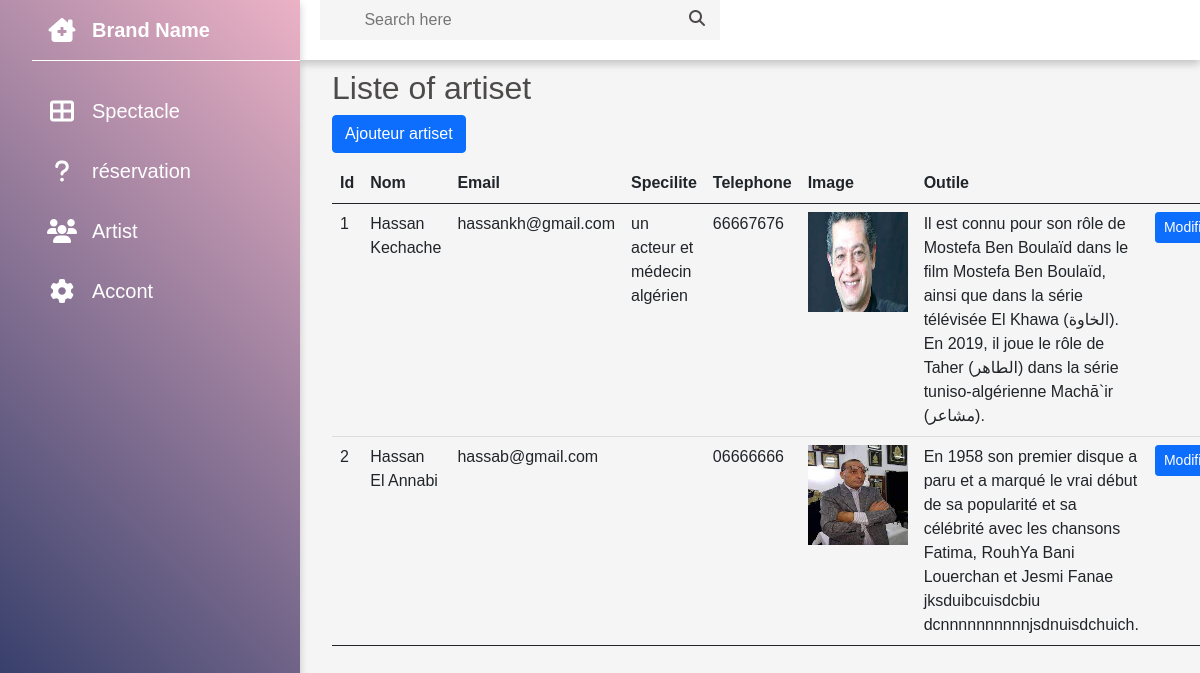
Screenshot of /artist.php with the database file from the repository.
### tables this page shows
CREATE TABLE `artiset` (
  `id` int(11) NOT NULL,
  `name` varchar(44) NOT NULL,
  `email` varchar(66) NOT NULL,
  `birthday` varchar(255) NOT NULL,
  `phone` varchar(22) NOT NULL,
  `photo` varchar(255) NOT NULL,
  `outile` varchar(255) NOT NULL
);

### artist.php (the view, shortened to what this page needs)
<!DOCTYPE html>
<html lang="en">
<head>
    <link rel="stylesheet" href="adm.css">
    <link href="https://cdn.jsdelivr.net/npm/bootstrap@5.0.2/dist/css/bootstrap.min.css" rel="stylesheet">
    <link rel="stylesheet" href="https://cdnjs.cloudflare.com/ajax/libs/font-awesome/6.4.0/css/all.min.css">
</head>
<body>
    <div class="containerr">
        <div class="sidebar">
            <ul>
                <li>
                <a href="#">
                 <i class="fas fa-clinic-medical"></i>
                 <div class="title">Brand Name</div>
            </a>
            </li>
            <li>
                <a href="admiin.php">
                 <i class="fas fa-th-large"></i>
                 <div class="title">Spectacle</div>
            </a>
            </li>
            <li>
                <a href="adminrsrv.php">
                 <i class="fas fa-question"></i>
                 <div class="title">réservation</div>
            </a>
            </li>
            <li>
                <a href="artist.php">
                 <i class="fas fa-users"></i>
                 <div class="title">Artist</div>
            </a>
            </li>
            <li>
                <a href="#">
                 <i class="fas fa-cog"></i>
                 <div class="title">Accont</div>
            </a>
            </li>
            </ul>
        </div>
        <div class="main mt-8">
        <div class="top-bar">
                <div class="search">
                    <input type="text" name="search" placeholder=" Search here">
                    <label for="search"><i class="fas fa-search"></i></label>
                </div>
        <div class="container ">
        <h2>Liste of artiset </h2>
        <a class="btn btn-primary" href="class/creat.php" rol="button">Ajouteur artiset</a>
        <br>
        <table class="table">
              <thead>
                <tr>
                    <th>Id</th>
                    <th>Nom</th>
                    <th>Email</th>
                    <th>Specilite</th>
                    <th>Telephone</th>
                    <th>Image</th>
                    <th>Outile</th>
                    <th></th>
                </tr>
              </thead>
                       <tbody>
                       <?php
                            include('inc/conx.php');
                            $sql="SELECT * FROM artiset";
                            $result=$conn->query($sql);
                            while($row=$result->fetch_assoc()){
                                echo"
                                <tr>
                            <td>$row[id]</td>
                            <td>$row[name]</td>
                            <td>$row[email]</td>
                            <td>$row[birthday]</td>
                            <td>$row[phone]</td>
                            <td><img src='cultimg/$row[photo]' width='100' height='100'></td>
                            <td>$row[outile]</td>
                            <td>
                                <a class='btn btn-primary btn-sm' href='/cultur/edit/edit.php?id=$row[id]'>Modifier</a>
                                </td>
                            <td>
                                <a class='btn btn-danger btn-sm' href='/cultur/delet/delete.php?id=$row[id]'>suprimier</a>
                            </td>
                        </tr>
                                ";
                            }
                           ?>
                       </tbody>
        </table>
    </div>
        </div>
    </div>
</body>
</html>

### adm.css (style rules this page uses)
* { margin: 0; padding: 0; box-sizing: border-box; font-family: 'Poppins',sans-serif; }
body { overflow-x: hidden; }
.sidebar { position: fixed; width: 300px; height: 100%; background: linear-gradient(45deg, #203160, #ecb2c6); overflow-x: hidden; box-shadow: 0 4px 8px 0 rgb(0, 0, 0, 0.2); z-index: 2; }
.sidebar ul li { width: 100%; list-style: none; }
.sidebar ul li:first-child { line-height: 60px; margin-bottom: 20px; font-weight: 600; border-bottom: 1px solid #fff; }
.sidebar ul li a { width: 100%; text-decoration: none; color: #fff; height: 60px; display: flex; align-items: center; }
.sidebar ul li a i { min-width: 60px; font-size: 24px; text-align: center; }
.sidebar .title { padding: 0 10; font-size: 20px; }
.main { position: absolute; width: calc(100% - 300px); min-height:100vh ; left: 300px; background: #f5f5f5; }
.top-bar { position:fixed ; height: 60px; width: calc(100% - 300px); background: #fff; display: grid; grid-template-columns: 10fr 0.4fr 1fr; grid-gap: 5px; align-items: center; color: #4d4a4a; padding: 0 20px; box-shadow: 0 4px 8px 0 rgb(0, 0, 0, 0.2); z-index: 1; }
.top-bar .search { position: relative; max-width: 400px; }
.search input { width: 100%; min-width: 128px; height: 40px; padding: 0 40px; font-size: 16px; outline: none; border: none; background: #f5f5f5; }
.search i { position: absolute; right: 15px; top: 10px; cursor: pointer; }
table { margin-top: 10px; width: 100%; border-collapse:collapse ; }
table tr { border-bottom: 1px solid rgb(0, 0, 0, 0.1); }
table tbody tr:last-child { border-bottom: none; }
td { padding: 9px 5px; }

### rows the page displays
artiset: id "1", name "Hassan Kechache", email "hassankh@gmail.com", birthday "un acteur et médecin algérien", phone "66667676", photo (picture), outile "Il est connu pour son rôle de Mostefa Ben Boulaïd dans le film Mostefa Ben Boulaïd, ainsi que dans la série télévisée El Khawa (الخاوة). En 2019, il joue le rôle de Taher (الطاهر) dans la série tuniso-algérienne Machā`ir (مشاعر)."
artiset: id "2", name "Hassan El Annabi", email "hassab@gmail.com", phone "06666666", photo (picture), outile "En 1958 son premier disque a paru et a marqué le vrai début de sa popularité et sa célébrité avec les chansons Fatima, RouhYa Bani Louerchan et Jesmi Fanae jksduibcuisdcbiu dcnnnnnnnnnnjsdnuisdchuich."
